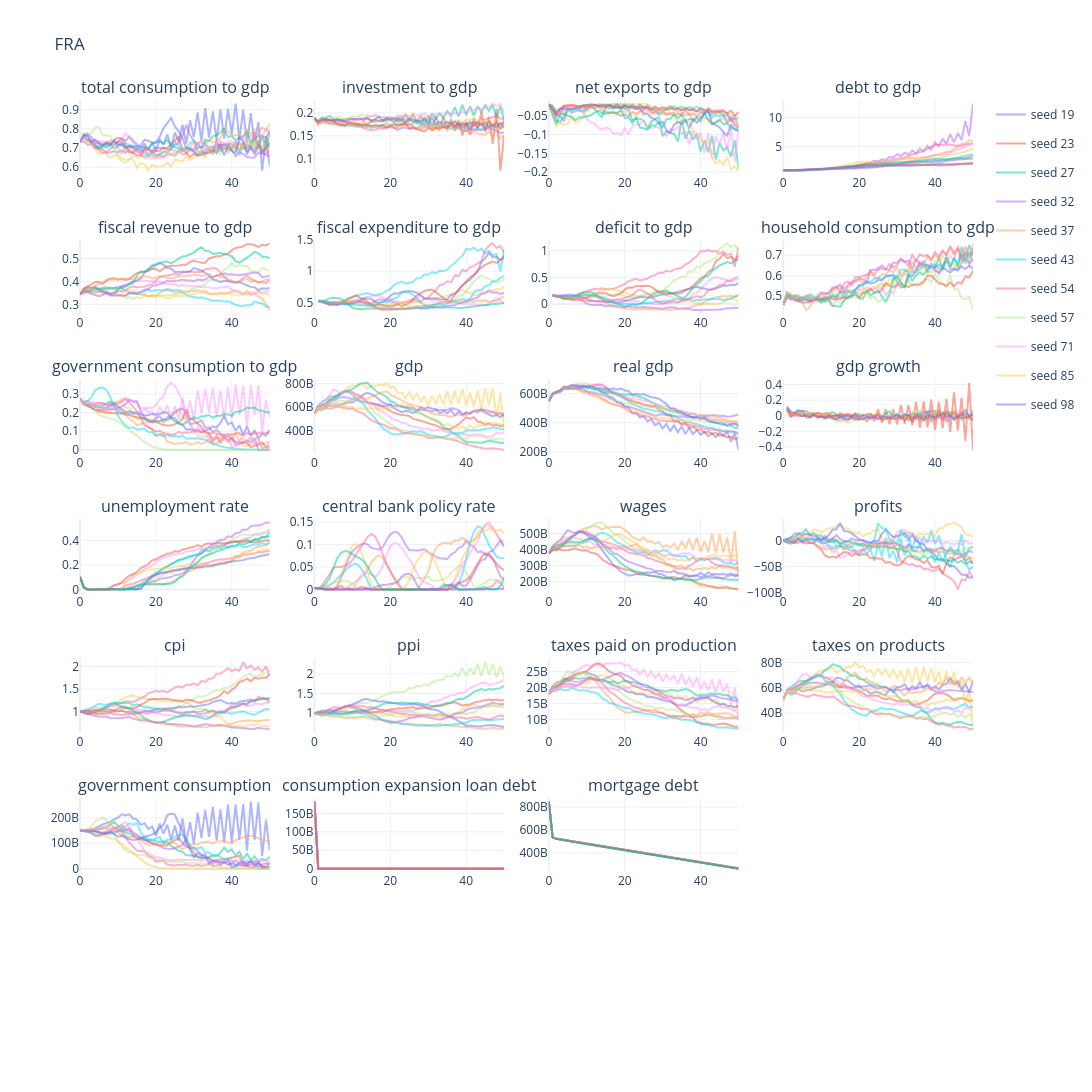
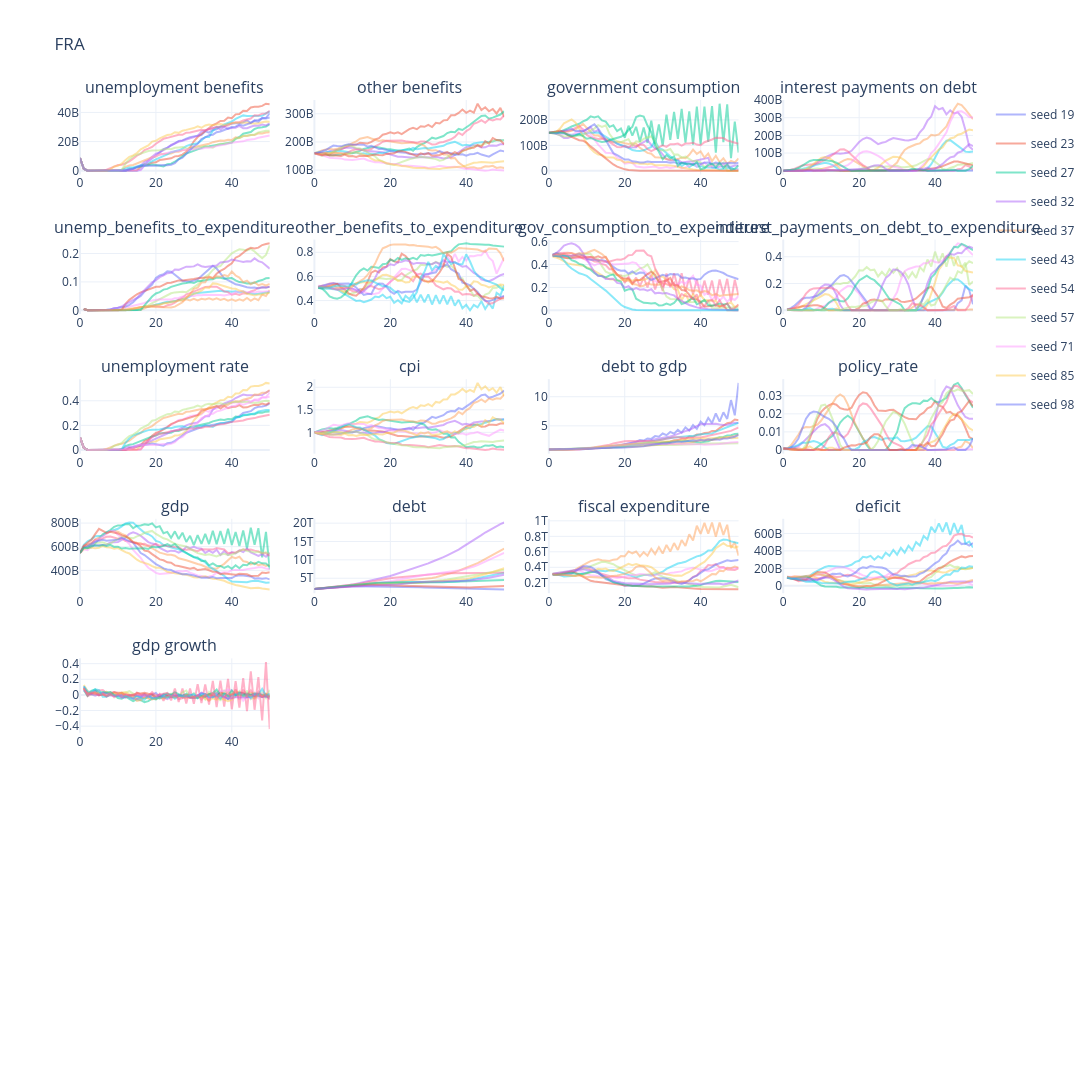

Notebook code for these charts, in order:
### Code cell
# Monte Carlo simulations
from src.monte_carlo import run_seeded_monte_carlo

seeds = [19, 23, 27, 32, 37, 43, 54, 57, 71, 85, 98]
seeds = [i + 1 for i in range(0,100)]
mc = run_seeded_monte_carlo(datawrapper=data,
                            country_configurations=country_configurations,
                            country_code=cfg.country_iso3,
                            seeds=seeds,
                            t_max=cfg.t_max,
                            )

from src.visual_helpers import plot_mc

mc_columns = [
    'total consumption to gdp', 'investment to gdp', 'net exports to gdp',
    'debt to gdp', 'fiscal revenue to gdp', 'fiscal expenditure to gdp', 'deficit to gdp',
    'household consumption to gdp', 'government consumption to gdp', 'gdp', 'real gdp',
    'gdp growth', 'unemployment rate', 'central bank policy rate', 
    'wages', 'profits', 'cpi', 'ppi',
    'taxes paid on production', 'taxes on products', 'government consumption',
    # 'Imports', 'Exports',
    'consumption expansion loan debt', 'mortgage debt',
]


plot_mc(
    mc=mc,
    cols=mc_columns,
    no_rows=7,
    no_cols=4,
    country_code=cfg.country_iso3,
    base_height=200,
    base_width=400,
    line_opacity=0.5,
    line_width=2
)

fiscal_cols = [
    'unemployment benefits', 'other benefits', 'government consumption', 'interest payments on debt',
    'unemp_benefits_to_expenditure', 'other_benefits_to_expenditure', 'gov_consumption_to_expenditure', 'interest_payments_on_debt_to_expenditure', 
    'unemployment rate', 'cpi', 'debt to gdp', 'policy_rate', 'gdp', 'debt', 'fiscal expenditure', 'deficit', 'gdp growth',
    ]

plot_mc(
    mc=mc,
    cols=fiscal_cols,
    no_rows=7,
    no_cols=4,
    country_code=cfg.country_iso3,
    base_height=200,
    base_width=400,
    line_opacity=0.5,
    line_width=2
)
